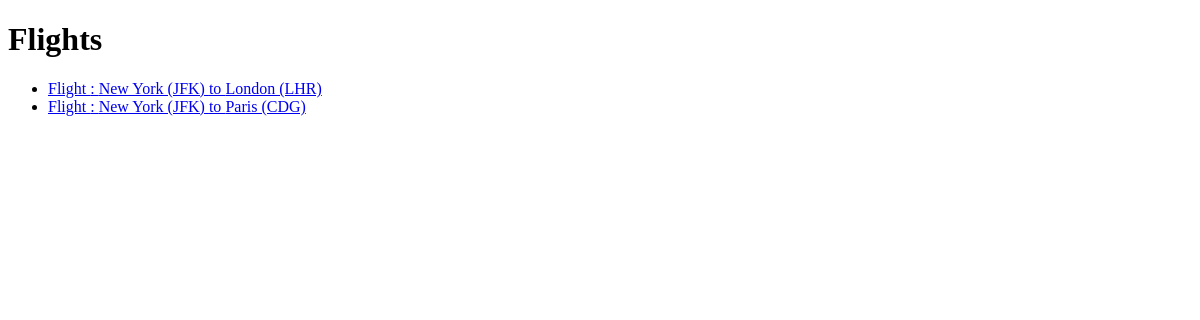
Before: /flights/ with the older database file.
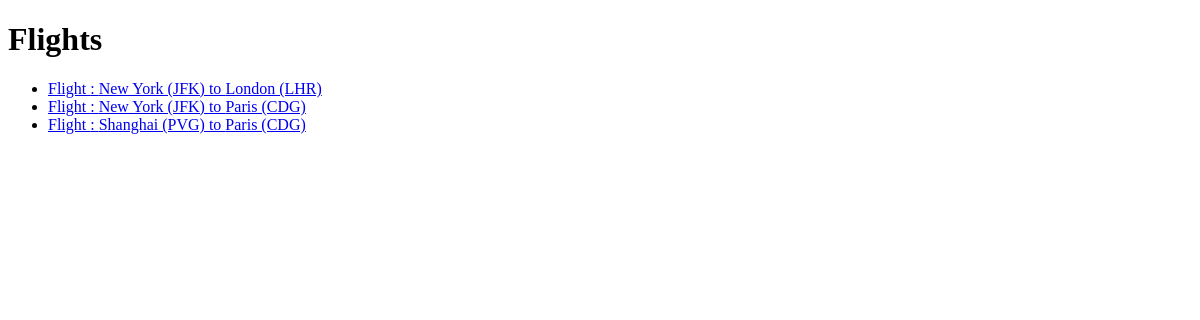
After: the same page with the newer database file.
### flights/models.py (models this page shows, shortened)
class Flight(models.Model):
    origin = models.ForeignKey(Airport, on_delete=models.CASCADE, related_name="departures")
    destination = models.ForeignKey(Airport, on_delete=models.CASCADE, related_name="arrivals")
    duration = models.IntegerField()

class Airport(models.Model):
    code = models.CharField(max_length=3)
    city = models.CharField(max_length=64)
    def __str__(self):
        return f"{self.city} ({self.code})"

### flights/views.py (the view)
# urls.py: path("", views.index, name="index"),
def index(request):
    return render(request, "flights/index.html", {
        "flights": Flight.objects.all()
    })

### flights/templates/flights/index.html (shortened to what this page needs)
{% extends "flights/layout.html" %}
{% block body %}
    <h1>Flights</h1>
    <ul>
        {% for flight in flights %}
            <li>
                    <a href = "{% url 'flight' flight.id %}">
                        Flight {{ flights.id }}: {{ flight.origin}} to {{ flight.destination}}
                    </a>
            </li>
        {% endfor %}
{% endblock %}

### flights/templates/flights/layout.html (shortened to what this page needs)
<!DOCTYPE html>
<html lang="en">
    <head>
    </head>
    <body>
        {% block body %}
        {% endblock %}
    </body>
</html>

Changed rows visible on the page:
added Flight: origin "Shanghai (PVG)", destination "Paris (CDG)"
